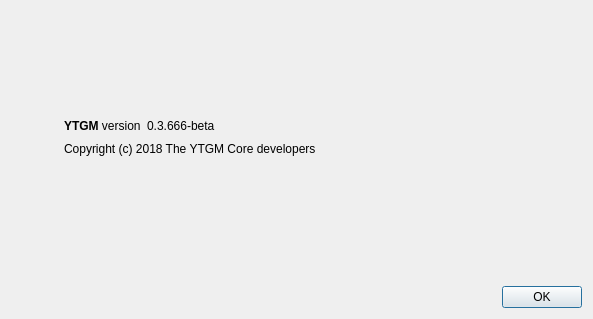
<?xml version="1.0" encoding="UTF-8"?>
<ui version="4.0">
 <class>AboutDialog</class>
 <widget class="QDialog" name="AboutDialog">
  <property name="geometry">
   <rect>
    <x>0</x>
    <y>0</y>
    <width>593</width>
    <height>319</height>
   </rect>
  </property>
  <property name="windowTitle">
   <string>About YTGM</string>
  </property>
  <layout class="QHBoxLayout" name="horizontalLayout_2">
   <item>
    <widget class="QLabel" name="label_4">
     <property name="sizePolicy">
      <sizepolicy hsizetype="Preferred" vsizetype="Ignored">
       <horstretch>0</horstretch>
       <verstretch>0</verstretch>
      </sizepolicy>
     </property>
     <property name="pixmap">
      <pixmap resource="../bitcoin.qrc">:/images/about</pixmap>
     </property>
    </widget>
   </item>
   <item>
    <layout class="QVBoxLayout" name="verticalLayout_2">
     <property name="leftMargin">
      <number>40</number>
     </property>
     <item>
      <spacer name="verticalSpacer_2">
       <property name="orientation">
        <enum>Qt::Vertical</enum>
       </property>
       <property name="sizeHint" stdset="0">
        <size>
         <width>20</width>
         <height>40</height>
        </size>
       </property>
      </spacer>
     </item>
     <item>
      <layout class="QHBoxLayout" name="horizontalLayout">
       <item>
        <widget class="QLabel" name="label">
         <property name="cursor">
          <cursorShape>IBeamCursor</cursorShape>
         </property>
         <property name="text">
          <string>&lt;b&gt;YTGM&lt;/b&gt; version</string>
         </property>
         <property name="textInteractionFlags">
          <set>Qt::LinksAccessibleByMouse|Qt::TextSelectableByKeyboard|Qt::TextSelectableByMouse</set>
         </property>
        </widget>
       </item>
       <item>
        <widget class="QLabel" name="versionLabel">
         <property name="cursor">
          <cursorShape>IBeamCursor</cursorShape>
         </property>
         <property name="text">
          <string notr="true">0.3.666-beta</string>
         </property>
         <property name="textInteractionFlags">
          <set>Qt::LinksAccessibleByMouse|Qt::TextSelectableByKeyboard|Qt::TextSelectableByMouse</set>
         </property>
        </widget>
       </item>
       <item>
        <spacer name="horizontalSpacer">
         <property name="orientation">
          <enum>Qt::Horizontal</enum>
         </property>
         <property name="sizeHint" stdset="0">
          <size>
           <width>40</width>
           <height>20</height>
          </size>
         </property>
        </spacer>
       </item>
      </layout>
     </item>
     <item>
      <widget class="QLabel" name="copyrightLabel">
       <property name="cursor">
        <cursorShape>IBeamCursor</cursorShape>
       </property>
       <property name="text">
        <string>Copyright (c) 2018 The YTGM Core developers</string>
       </property>
       <property name="textInteractionFlags">
        <set>Qt::LinksAccessibleByMouse|Qt::TextSelectableByKeyboard|Qt::TextSelectableByMouse</set>
       </property>
      </widget>
     </item>
     <item>
      <widget class="QLabel" name="label_2">
       <property name="cursor">
        <cursorShape>IBeamCursor</cursorShape>
       </property>
       <property name="text">
        <string/>
       </property>
       <property name="wordWrap">
        <bool>true</bool>
       </property>
       <property name="textInteractionFlags">
        <set>Qt::LinksAccessibleByMouse|Qt::TextSelectableByKeyboard|Qt::TextSelectableByMouse</set>
       </property>
      </widget>
     </item>
     <item>
      <spacer name="verticalSpacer">
       <property name="orientation">
        <enum>Qt::Vertical</enum>
       </property>
       <property name="sizeHint" stdset="0">
        <size>
         <width>20</width>
         <height>40</height>
        </size>
       </property>
      </spacer>
     </item>
     <item>
      <widget class="QDialogButtonBox" name="buttonBox">
       <property name="orientation">
        <enum>Qt::Horizontal</enum>
       </property>
       <property name="standardButtons">
        <set>QDialogButtonBox::Ok</set>
       </property>
      </widget>
     </item>
    </layout>
   </item>
  </layout>
 </widget>
 <resources>
  <include location="../bitcoin.qrc"/>
 </resources>
 <connections>
  <connection>
   <sender>buttonBox</sender>
   <signal>accepted()</signal>
   <receiver>AboutDialog</receiver>
   <slot>accept()</slot>
   <hints>
    <hint type="sourcelabel">
     <x>360</x>
     <y>308</y>
    </hint>
    <hint type="destinationlabel">
     <x>157</x>
     <y>274</y>
    </hint>
   </hints>
  </connection>
  <connection>
   <sender>buttonBox</sender>
   <signal>rejected()</signal>
   <receiver>AboutDialog</receiver>
   <slot>reject()</slot>
   <hints>
    <hint type="sourcelabel">
     <x>428</x>
     <y>308</y>
    </hint>
    <hint type="destinationlabel">
     <x>286</x>
     <y>274</y>
    </hint>
   </hints>
  </connection>
 </connections>
</ui>
